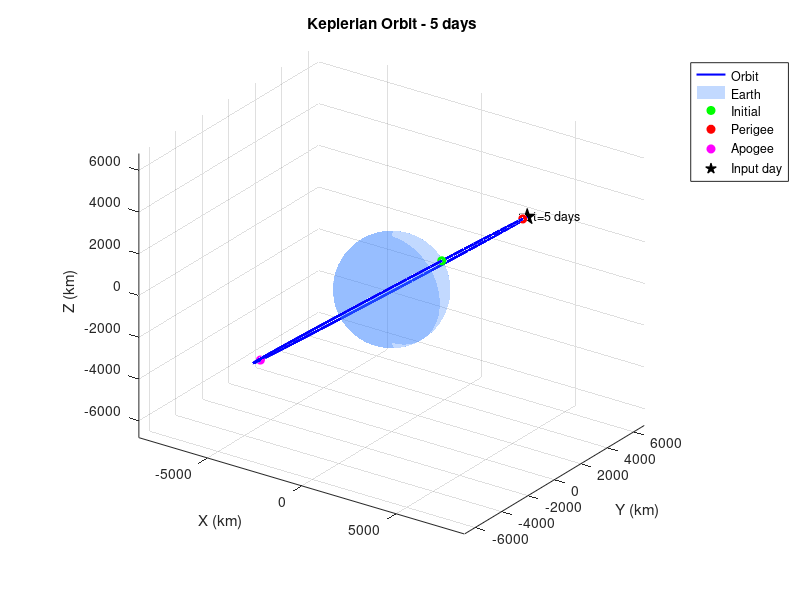

Recreate this plot in MATLAB.
%% ----- Constants -----
mu = 398600;         % km^3/s^2
Re = 6378.1363;      % km 

%% ----- INPUT: initial state (ECI) -----
r0 = [4771.810686400000122, -3024.529532699999891, 3804.492539700000179];   % km
v0 = [2.888529122200000, 6.849724788200001,  1.814146876000000];             % km/s

fprintf('Input r0 = [%.6f %.6f %.6f] km\n', r0);
fprintf('Input v0 = [%.6f %.6f %.6f] km/s\n\n', v0);

%% ----- Compute classical orbital elements from r0,v0 -----
r = r0(:); v = v0(:);
r_mag = norm(r); v_mag = norm(v);
h = cross(r,v); h_mag = norm(h);

e_vec = (1/mu)*((v_mag^2 - mu/r_mag)*r - dot(r,v)*v);
e = norm(e_vec);

energy = v_mag^2/2 - mu/r_mag;
a = -mu/(2*energy);
p = h_mag^2/mu;

i = acos(h(3)/h_mag);

% RAAN
n_vec = cross([0;0;1], h);
if norm(n_vec) > 0
    RAAN = acos(n_vec(1)/norm(n_vec));
    if n_vec(2) < 0, RAAN = 2*pi - RAAN; end
else
    RAAN = 0;
end

% Argument of perigee
if norm(n_vec) > 0 && e > 1e-12
    omega = acos(dot(n_vec,e_vec)/(norm(n_vec)*e));
    if e_vec(3) < 0, omega = 2*pi - omega; end
else
    omega = 0;
end

% True anomaly at epoch
if e > 1e-12
    nu0 = acos(dot(e_vec,r)/(e*r_mag));
    if dot(r,v) < 0, nu0 = 2*pi - nu0; end
else
    nu0 = 0;
end

% Mean motion and period
n0 = sqrt(mu / a^3);
T0 = 2*pi / n0;

fprintf('a = %.6f km, e = %.6f, i = %.6f deg\n', a, e, rad2deg(i));
fprintf('RAAN = %.6f deg, omega = %.6f deg, nu0 = %.6f deg\n', rad2deg(RAAN), rad2deg(omega), rad2deg(nu0));
fprintf('Period = %.6f s (%.6f hr)\n\n', T0, T0/3600);

%% ----- Rotation matrix -----
R3_W = [cos(RAAN) -sin(RAAN) 0; sin(RAAN) cos(RAAN) 0; 0 0 1];
R1_i = [1 0 0; 0 cos(i) -sin(i); 0 sin(i) cos(i)];
R3_w = [cos(omega) -sin(omega) 0; sin(omega) cos(omega) 0; 0 0 1];
Q = R3_W * R1_i * R3_w;

%% ----- Orbit propagation -----
Nrev = input('Enter number of revolutions: ');
if isempty(Nrev), Nrev = 1; end

dnu = 5;                      % only for desired resolution
nu_table = 0:dnu:360*Nrev;    % just used for length / labeling
N = numel(nu_table);

% uniform time samples over Nrev periods
t_set = linspace(0, Nrev*T0, N).';   % s

r_set = zeros(N,3);
v_set = zeros(N,3);
nu_set = zeros(N,1);

% Initial mean anomaly
E0 = 2 * atan2( sqrt(1-e) * sin(nu0/2), sqrt(1+e) * cos(nu0/2) );
M0 = E0 - e*sin(E0);

for k = 1:N
    t = t_set(k);

    % Mean anomaly at time t
    M = M0 + n0 * t;
    M = mod(M, 2*pi);

    % Solve Kepler's equation for E(t) by fixed-point iteration
    E = M;
    for iter = 1:20
        E = M + e*sin(E);
    end

    % True anomaly at time t
    nu = 2 * atan2( sqrt(1+e)*sin(E/2), sqrt(1-e)*cos(E/2) );
    nu_set(k) = nu;

    % Perifocal position and velocity
    r_pf = (p / (1 + e*cos(nu))) * [cos(nu); sin(nu); 0];
    v_pf = sqrt(mu/p) * [-sin(nu); e + cos(nu); 0];

    % Transform to ECI
    r_set(k,:) = (Q * r_pf).';
    v_set(k,:) = (Q * v_pf).';
end

%% ----- Output table -----
fprintf('\n%6s %15s %15s %15s %15s %15s %15s %15s\n', ...
    'ν(deg)','t(s)','r_x(km)','r_y(km)','r_z(km)', ...
    'v_x(km/s)','v_y(km/s)','v_z(km/s)');
fprintf('%s\n', repmat('-',1,140));

for k = 1:N
    fprintf('%6.0f %15.6f %15.6f %15.6f %15.6f %15.6f %15.6f %15.6f\n', ...
        nu_table(k), t_set(k), ...
        r_set(k,1), r_set(k,2), r_set(k,3), ...
        v_set(k,1), v_set(k,2), v_set(k,3));
end

%% ----- Plot orbit -----
figure; hold on; grid on; axis equal;
plot3(r_set(:,1), r_set(:,2), r_set(:,3), 'b-', 'LineWidth', 1.5);

% Earth (scaled)
[xs, ys, zs] = sphere(60);
surf(0.4*Re*xs, 0.4*Re*ys, 0.4*Re*zs, ...
     'FaceColor',[0.2 0.5 1], 'EdgeColor','none', 'FaceAlpha',0.3);

% Markers
rmag = vecnorm(r_set,2,2);
[~, idx_perigee] = min(rmag);
[~, idx_apogee] = max(rmag);

plot3(r_set(1,1),          r_set(1,2),          r_set(1,3),          'go', 'MarkerFaceColor','g'); % initial
plot3(r_set(idx_perigee,1),r_set(idx_perigee,2),r_set(idx_perigee,3),'ro', 'MarkerFaceColor','r'); % perigee
plot3(r_set(idx_apogee,1), r_set(idx_apogee,2), r_set(idx_apogee,3), 'mo', 'MarkerFaceColor','m'); % apogee

days_query = input('Enter time in DAYS: ');
xlabel('X (km)'); ylabel('Y (km)'); zlabel('Z (km)');
title(sprintf('Keplerian Orbit - %d days', days_query));
legend('Orbit','Earth','Initial','Perigee','Apogee','Location','bestoutside');
view(35,25);

%% ----- Query state at user-defined time (DAYS) -----
t_query = days_query * 86400;

%% ----- Compute Mean Anomaly at t_query -----
M_t = M0 + n0 * t_query;
M_t = mod(M_t, 2*pi);

%% ----- Solve Kepler's Equation for E(t_query) -----
E = M_t;
for iter = 1:20
    E = M_t + e*sin(E);
end

%% ----- True anomaly at time t_query -----
nu_t = 2 * atan2( sqrt(1+e)*sin(E/2), sqrt(1-e)*cos(E/2) );

%% ----- Perifocal position and velocity at t_query -----
r_pf = (p / (1 + e*cos(nu_t))) * [cos(nu_t); sin(nu_t); 0];
v_pf = sqrt(mu/p) * [-sin(nu_t); e + cos(nu_t); 0];

%% ----- Convert to ECI -----
r_tq = Q * r_pf;
v_tq = Q * v_pf;

%% ----- Print results -----
fprintf('\nState Vector at t = %.0f days:\n', days_query);
fprintf('r(t) = [%.6f  %.6f  %.6f] km\n', r_tq(1), r_tq(2), r_tq(3));
fprintf('v(t) = [%.6f  %.6f  %.6f] km/s\n\n', v_tq(1), v_tq(2), v_tq(3));

%% ----- Mark the point on the orbit plot -----
figure(1); hold on;
plot3(r_tq(1), r_tq(2), r_tq(3), 'kp', 'MarkerSize', 12, 'MarkerFaceColor','k');
text(r_tq(1), r_tq(2), r_tq(3), sprintf('  t=%.0f days', days_query), ...
     'Color','k', 'FontSize', 9);
title(sprintf('Keplerian Orbit - %d days', days_query));
legend('Orbit','Earth','Initial','Perigee','Apogee','Input day','Location','bestoutside');
